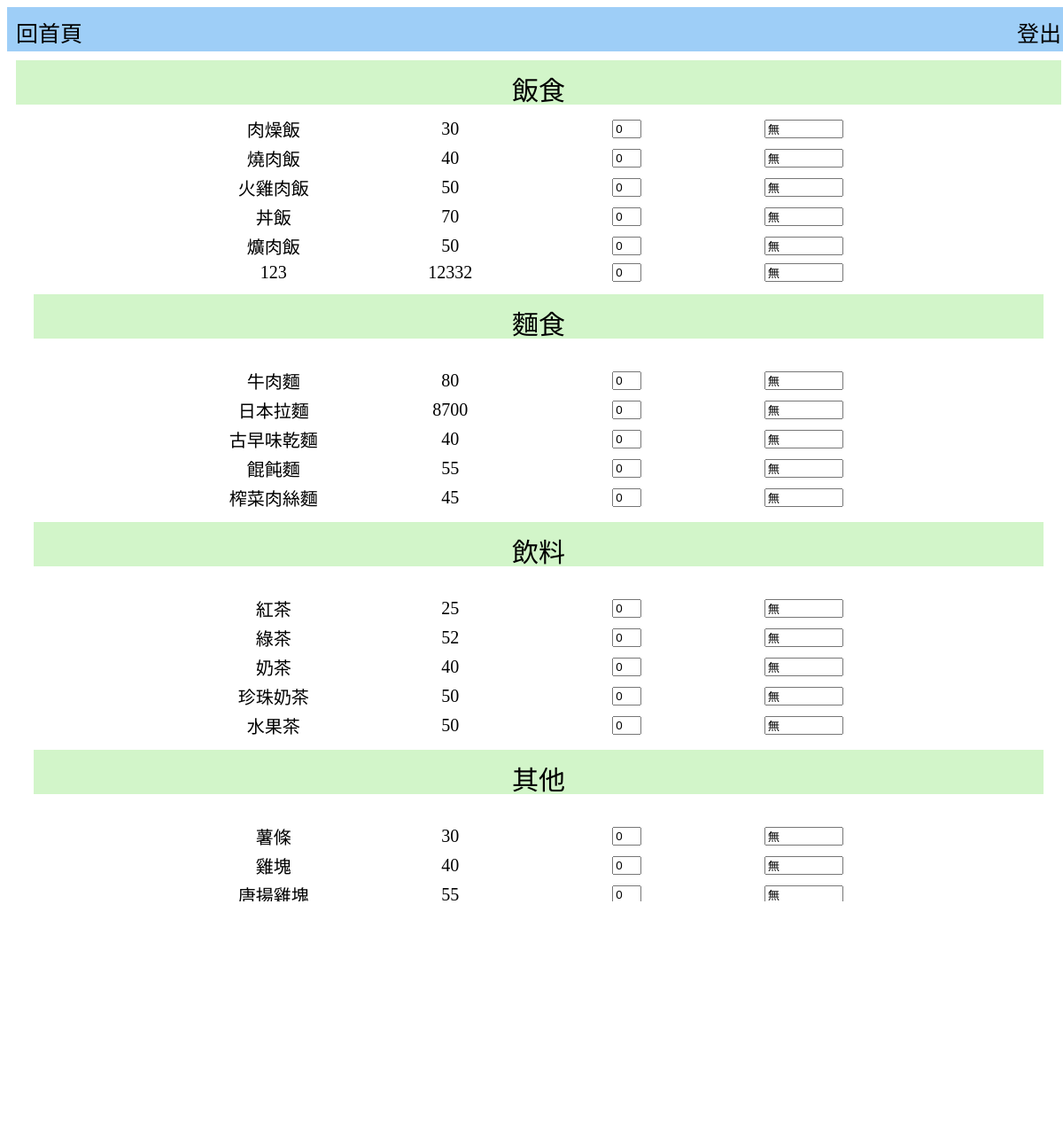
Screenshot of /catalog.php with the database file from the repository.
### tables this page shows
CREATE TABLE `product` (
  `Code` int(3) NOT NULL,
  `Name` varchar(20) NOT NULL,
  `Price` int(4) NOT NULL,
  `Status` varchar(5) NOT NULL,
  `species` varchar(50) NOT NULL
);

### catalog.php (the view, shortened to what this page needs)
<link rel="stylesheet" href="http://code.jquery.com/ui/1.9.2/themes/smoothness/jquery-ui.css" />
<html>
	<head>
		<link rel="stylesheet" type="text/css" href="css/title.css" />
		<link rel="stylesheet" type="text/css" href="css/catalog.css" />
	</head>
	<body>
		<div class="container">
			<div class="header" >
				<div class="lonig">
				<a href="logout.php">登出</a>
				</div>
				<div class="reHome">
				<a href="home.php">回首頁</a>
				</div>
			</div>
			<div class="main">
    			<div class="species" id="species1">
      			飯食
    			</div>
	    		<div class="meals" id="meals1">
				    <?php
					require("sql/linksql.php");
					mysqli_query($link,'SET NAMES utf8');
						echo '<form action="" method="post">';
						$result=mysqli_query($link," SELECT * FROM product WHERE species='飯食' and Status='yes'");
						echo "<table width='800'>";
						while ($row=mysqli_fetch_assoc($result)){
						echo "<tr><td>".$row['Name']."</td><td>".$row['Price']."</td><td>";
						echo '<input type="text" size="1" name="Quantity[]" value="0"/></td><td>
							<input type="text" size="8" name="Remark[]" value="無"></td></tr>';
						}
					?>
				</div>
  			</div>
  			<div class="main" >
    			<div class="species" id="species2">
      			麵食
    			</div>
	    		<div class="meals" id="meals2">
				    <?php
					require("sql/linksql.php");
					mysqli_query($link,'SET NAMES utf8');
						$result=mysqli_query($link," SELECT * FROM product WHERE species='麵食' and Status='yes'");
						echo "<table width='800'>";
						while ($row=mysqli_fetch_assoc($result)){
						echo "<tr><td>".$row['Name']."</td><td>".$row['Price']."</td><td>";
						echo '<input type="text" size="1" name="Quantity[]" value="0"/></td><td>
							<input type="text" size="8" name="Remark[]" value="無"></td></tr>';
						}
					?>
	     		</div>
  			</div>
  			<div class="main">
    			<div class="species" id="species3">
      			飲料
    			</div>
	    		<div class="meals" id="meals3">
				    <?php
					require("sql/linksql.php");
					mysqli_query($link,'SET NAMES utf8');
						$result=mysqli_query($link," SELECT * FROM product WHERE species='飲料' and Status='yes'");
						echo "<table width='800'>";
						while ($row=mysqli_fetch_assoc($result)){
						echo "<tr><td>".$row['Name']."</td><td>".$row['Price']."</td><td>";
						echo '<input type="text" size="1" name="Quantity[]" value="0"/></td><td>
							<input type="text" size="8" name="Remark[]" value="無"></td></tr>';
						}
					?>
	     		</div>
  			</div>
  			<div class="main">
    			<div class="species" id="species3">
      			其他
    			</div>
	    		<div class="meals" id="meals3">
				    <?php
					require("sql/linksql.php");
					mysqli_query($link,'SET NAMES utf8');
						$result=mysqli_query($link," SELECT * FROM product WHERE species='其他' and Status='yes' ");
						echo "<table width='800'>";
						while ($row=mysqli_fetch_assoc($result)){
						echo "<tr><td>".$row['Name']."</td><td>".$row['Price']."</td><td>";
						echo '<input type="text" size="1" name="Quantity[]" value="0"/></td><td>
							<input type="text" size="8" name="Remark[]" value="無"></td></tr>';
						}
					?>
	     		</div>
  			</div>
  			<div class="imgcenter">
				<a href="javascript: $('#anly001').dialog({autoOpen: true, show:{effect:'drop', direction:'right', duration: 1}, width: '640', height: 'auto', resizable: false});"><img src="img/random.png" style="float:center;width:400px"></a>
			</div>
		</div>
		<div class="footer">
		    <div class="footerright">
		    <input type='submit' value='訂購'/><br/>
		    </div>
		</div>
	<body>
</html>

### css/title.css (style rules this page uses)
.header { background-color: #9ECEF7; height: 30px; color: white; text-align: center; margin:0px auto; padding:10px; }
.reHome { color:; text-align:left; font-size: 25px; }
.lonig { text-align:right; font-size: 25px; width:50%; float:right; }
a { color:black; text-decoration:none; }
.container { width:1200px; margin:0px auto; font-family:"微軟正黑體"; }

### css/catalog.css (style rules this page uses)
.main { padding:10px; }
.species { background-color: #D2F5C9; height:40px; margin:0px auto; text-align:center; padding-top:10px; font-family: 標楷體; font-size: 30px; }
.meals { padding:10px; text-align:center; font-family: 標楷體; font-size: 20px; }
.footer { padding:10px; background-color: #9ECEF7; height: 30px; width:100%; color: white; text-align: center; }
.footerright { text-align:right; font-family: 標楷體; font-size: 30px; width:20%; float:right; }
table { margin:0px auto; }
td { width:100px; font-size:20px; text-align:center; }
.imgcenter { margin:0px auto; width: 400px; }

### rows the page displays
product: Name "肉燥飯", Price "30"
product: Name "燒肉飯", Price "40"
product: Name "火雞肉飯", Price "50"
product: Name "丼飯", Price "70"
product: Name "爌肉飯", Price "50"
product: Name "123", Price "12332"
product: Name "牛肉麵", Price "80"
product: Name "日本拉麵", Price "8700"
product: Name "古早味乾麵", Price "40"
product: Name "餛飩麵", Price "55"
product: Name "榨菜肉絲麵", Price "45"
product: Name "紅茶", Price "25"
product: Name "綠茶", Price "52"
product: Name "奶茶", Price "40"
product: Name "珍珠奶茶", Price "50"
product: Name "水果茶", Price "50"
product: Name "薯條", Price "30"
product: Name "雞塊", Price "40"
product: Name "唐揚雞塊", Price "55"
